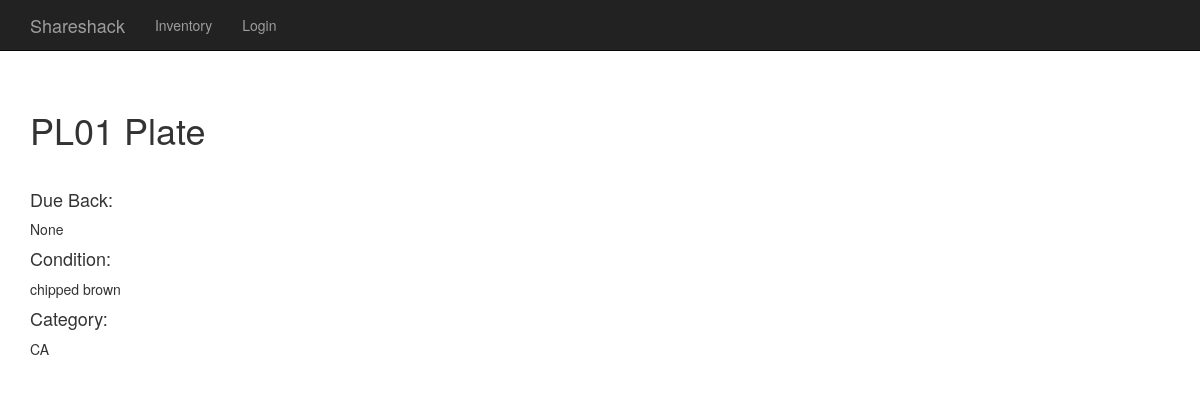
Before: /shareShack/item/5/ with the older database file.
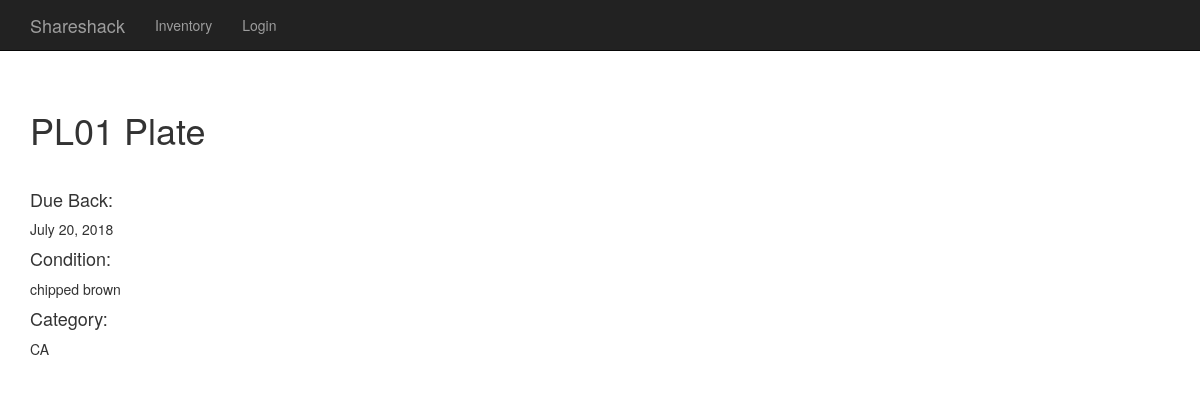
After: the same page with the newer database file.
### shareShack/models.py (models this page shows, shortened)
class Item(models.Model):
    CATERING = 'CA'
    LANDSCAPING = 'LA'
    RECREATION = 'RE'
    MAINTENANCE = 'MA'
    FURNITURE = 'FU'
    DEPARTMENT_CHOICES = (
        (CATERING, 'Catering'),
        (LANDSCAPING, 'Landscaping'),
        (RECREATION, 'Recreation'),
        (MAINTENANCE, 'Maintenance'),
        (FURNITURE, 'Furniture'),
    )
    department = models.CharField(
        max_length=2,
        choices=DEPARTMENT_CHOICES,
        default=FURNITURE,
    )
    writtenId = models.CharField("Written ID", max_length=30, unique=True)
    name = models.CharField(max_length=30)
    donor = models.CharField(max_length=30)
    date_Added = models.DateField(auto_now_add=True)
    condition = models.TextField(max_length=100, blank=True, null=True)
    in_Stock = models.BooleanField(default = True)
    checked_Out_To = models.ForeignKey(Borrower, models.SET_NULL, blank=True, null=True)
    due_Back = models.DateField(blank=True, null=True)

### shareShack/views.py (the view)
# urls.py: url(r'^item/(?P<item_id>\d+)/$', sS_views.item, name = 'item'),
def item(request, item_id):
    item = get_object_or_404(Item, pk=item_id)
    return render(request, 'item.html', {'item': item})

### templates/item.html (shortened to what this page needs)
{%extends "layout.html"%}
{% load static %}
{%block content%}
<div class="about">
    <h1>{{item.writtenId}}  {{item.name }}</h1>
    <br>
    <ul class="list-unstyled">
    <li><h4>Due Back:</h4>{{ item.due_Back }}</li>
    <li><h4>Condition:</h4>{{ item.condition }}</li>
    <li><h4>Category:</h4>{{ item.department }}</li>
    </ul>
</div>
{%endblock%}

Changed rows visible on the page:
changed Item "PL01": due_Back "None" → "July 20, 2018"
